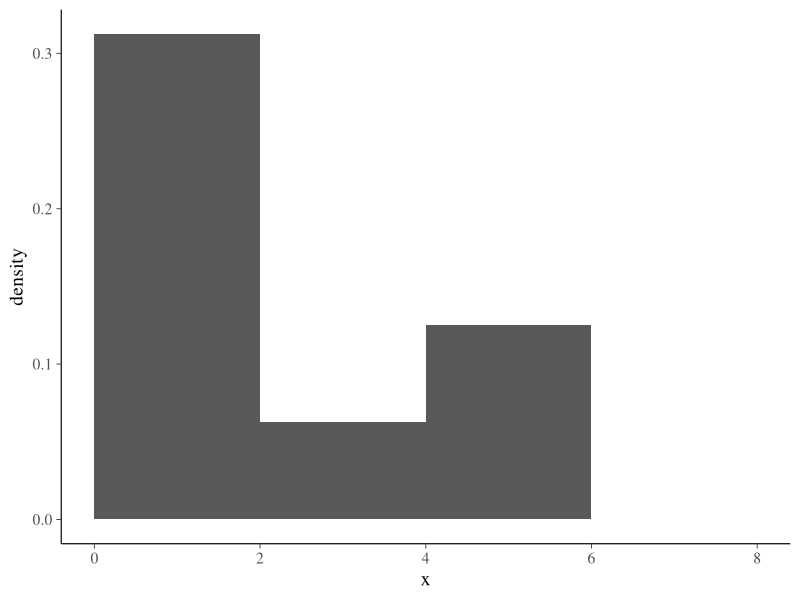
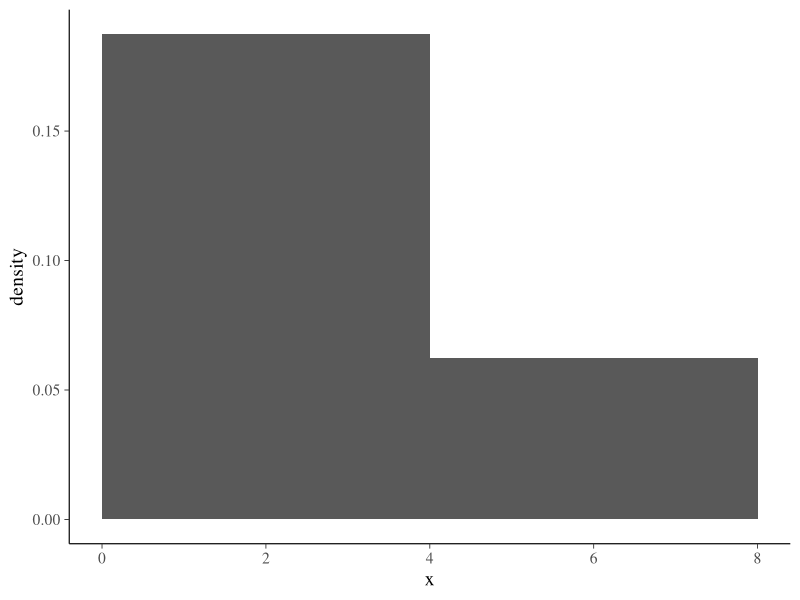
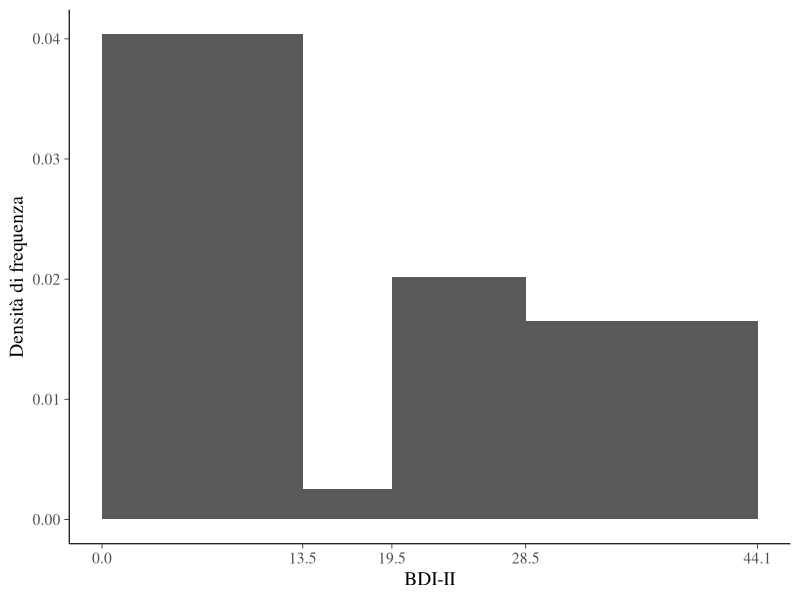
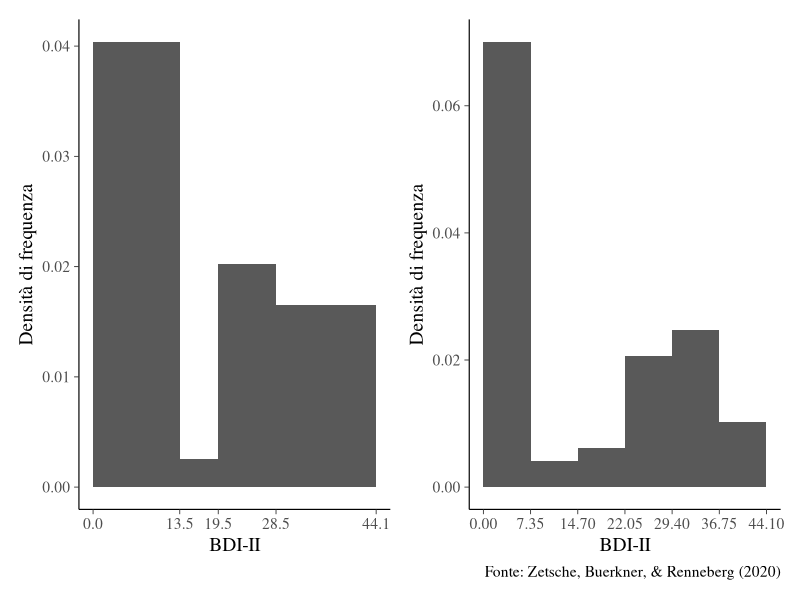
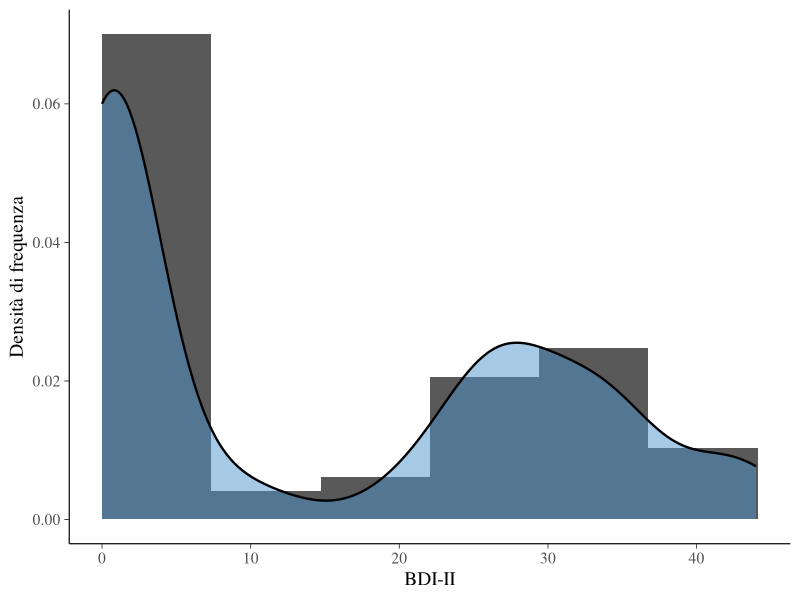
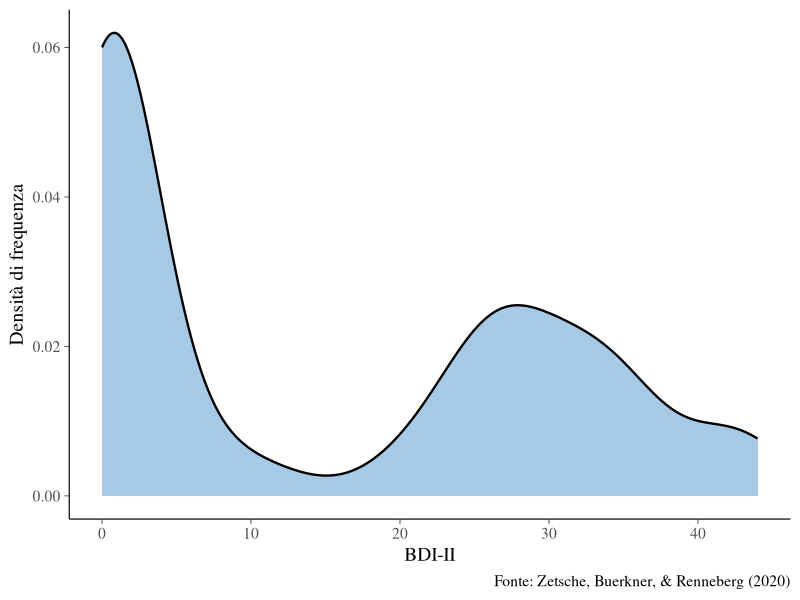
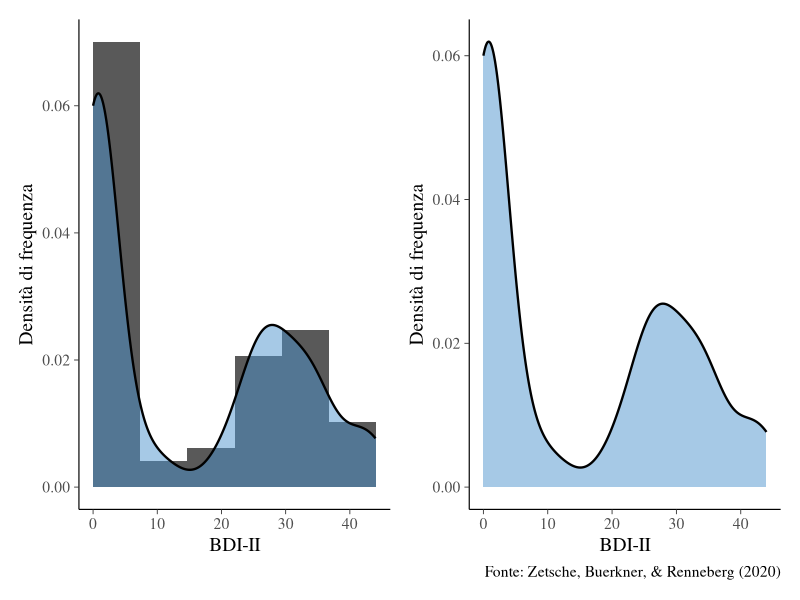

Write R code to recreate these figures, in order. (Note: this script raises an error after producing the figures.)
## ---- chunk 1
knitr::opts_chunk$set(echo = TRUE)
## ---- chunk 2
suppressPackageStartupMessages(library("tidyverse"))
theme_set(bayesplot::theme_default(base_size = 14))
suppressPackageStartupMessages(library("knitr"))
suppressPackageStartupMessages(library("kableExtra"))
suppressPackageStartupMessages(library("patchwork"))
knitr::opts_chunk$set(fig.align = "center", fig.width = 6, fig.height = 4)
## ---- chunk 3
x <- c(1, 2, 1, 1, 5, 3, 2, 6)
## ---- chunk 4
x_cat <- cut(
    x,
    breaks = c(0, 2, 4, 6, 8),
    right = TRUE
)
## ---- chunk 5
table(x_cat)
## ---- chunk 6
x_cat <- cut(
    x,
    breaks = c(0, 2, 4, 6, 8),
    right = FALSE
)
## ---- chunk 7
table(x_cat)
## ---- chunk 8
(5 / 8) / 2
## ---- chunk 9
x %>%
    as.data.frame() %>%
    ggplot(aes(x = x)) +
    geom_histogram(
        aes(y = after_stat(density)),
        breaks = c(0, 2, 4, 6, 8)
    )
## ---- chunk 10
x %>%
    as.data.frame() %>%
    ggplot(aes(x = x)) +
    geom_histogram(
        aes(y = after_stat(density)),
        breaks = c(0, 2, 4, 6, 8),
        closed = "left"
    )
## ---- chunk 11
bysubj <- data.frame(
    bdi <- c(
        0, 0, 0, 0, 0, 0, 0, 0, 0, 0, 0, 0, 0, 0, 0, 0, 0, 1,
        1, 1, 1, 1, 1, 1, 1, 2, 2, 2, 2, 3, 3, 3, 5, 7, 9, 12, 19,
        22, 22, 24, 25, 25, 26, 26, 26, 27, 27, 28, 28, 30, 30, 30, 31, 31, 33,
        33, 34, 35, 35, 35, 36, 39, 41, 43, 43, 44
    )
)
## ---- chunk 12
bysubj$bdi_level <- cut(
    bysubj$bdi,
    breaks = c(0, 13.5, 19.5, 28.5, 63),
    include.lowest = TRUE,
    labels = c(
        "minimal", "mild", "moderate", "severe"
    )
)

bysubj$bdi_level
## ---- chunk 13
table(bysubj$bdi_level)
## ---- chunk 14
table(bysubj$bdi_level) / sum(table(bysubj$bdi_level))
## ---- chunk 15
p1 <- bysubj %>%
    ggplot(aes(x = bdi)) +
    geom_histogram(
        aes(y = after_stat(density)),
        breaks = c(0, 13.5, 19.5, 28.5, 44.1) # il valore BDI-II massimo è 44
    ) +
    scale_x_continuous(breaks = c(0, 13.5, 19.5, 28.5, 44.1)) +
    labs(
        x = "BDI-II",
        y = "Densità di frequenza"
    )
p1
## ---- chunk 16
p2 <- bysubj %>%
    ggplot(aes(x = bdi)) +
    geom_histogram(
        aes(y = after_stat(density)),
        breaks = seq(0, 44.1, length.out = 7)
    ) +
    scale_x_continuous(breaks = c(0.00, 7.35, 14.70, 22.05, 29.40, 36.75, 44.10)) +
    labs(
        x = "BDI-II",
        y = "Densità di frequenza",
        caption = "Fonte: Zetsche, Buerkner, & Renneberg (2020)"
    )
## ---- chunk 17
p1 + p2
## ---- chunk 18
p3 <- bysubj %>%
    ggplot(aes(x = bdi)) +
    geom_histogram(
        aes(y = after_stat(density)),
        breaks = seq(0, 44.1, length.out = 7)
    ) +
    geom_density(
        aes(x = bdi),
        adjust = 0.5,
        size = 0.8,
        fill = "steelblue3",
        alpha = 0.5
    ) +
    labs(
        x = "BDI-II",
        y = "Densità di frequenza"
    )
p3
## ---- chunk 19
p4 <- bysubj %>%
    ggplot(aes(x = bdi)) +
    geom_density(
        aes(x = bdi),
        adjust = 0.5,
        size = 0.8,
        fill = "steelblue3",
        alpha = 0.5
    ) +
    labs(
        x = "BDI-II",
        y = "Densità di frequenza",
        caption = "Fonte: Zetsche, Buerkner, & Renneberg (2020)"
    )
p4
## ---- chunk 20
p3 + p4
## ---- chunk 21
sessioninfo::session_info()
